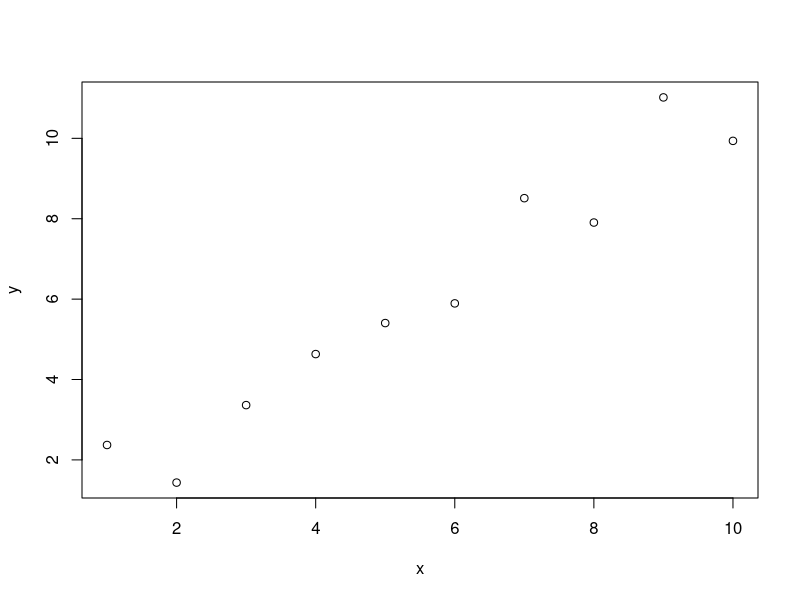
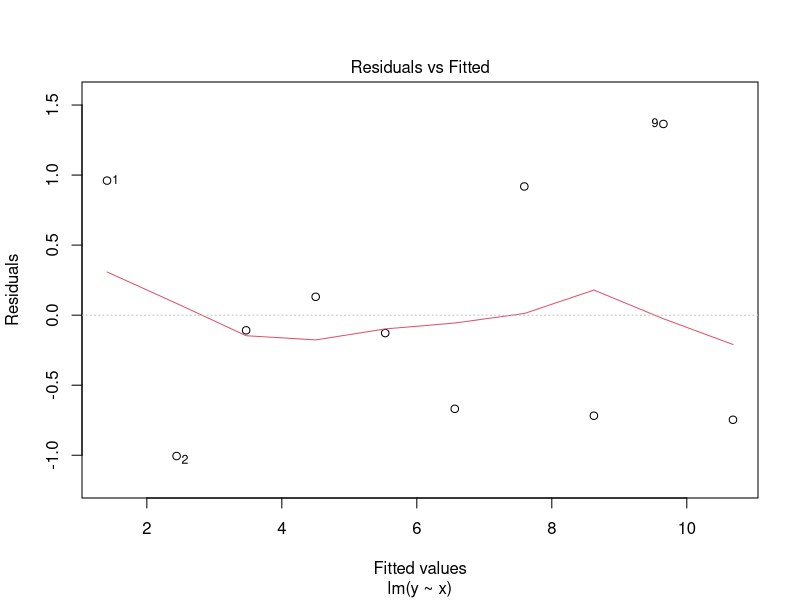
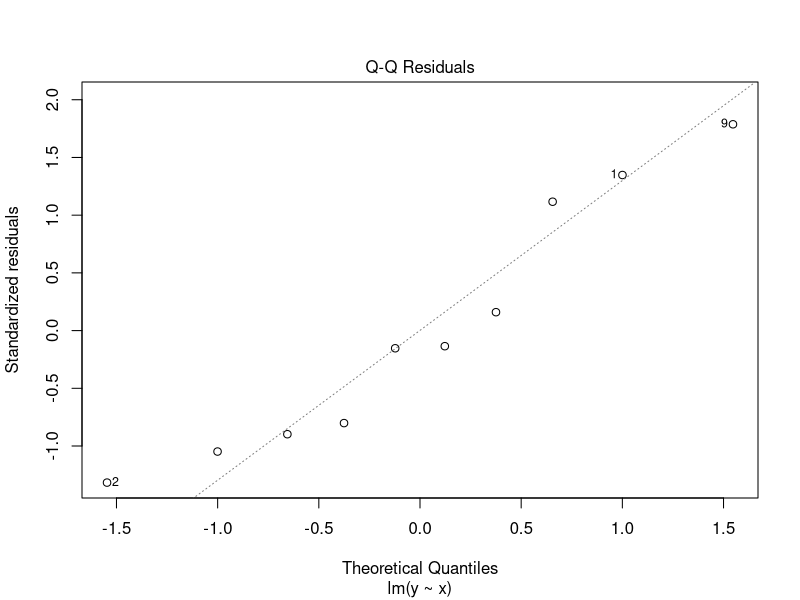
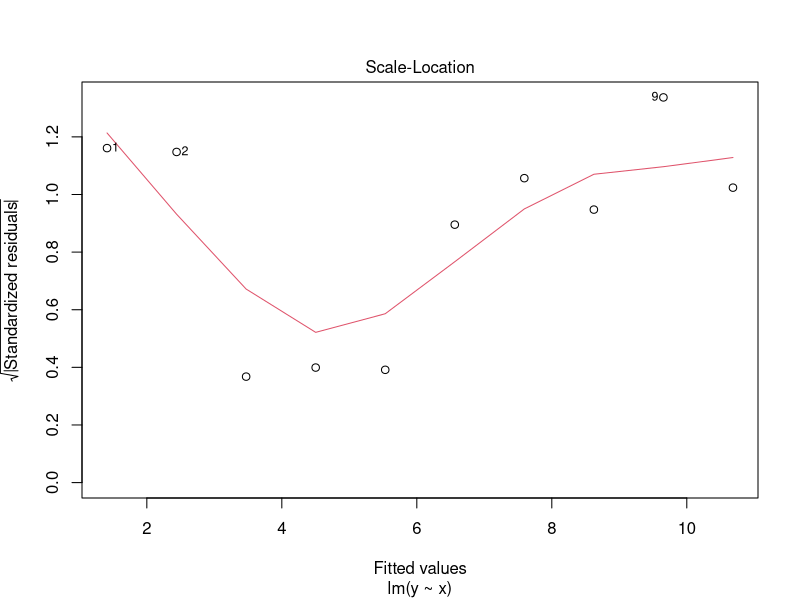
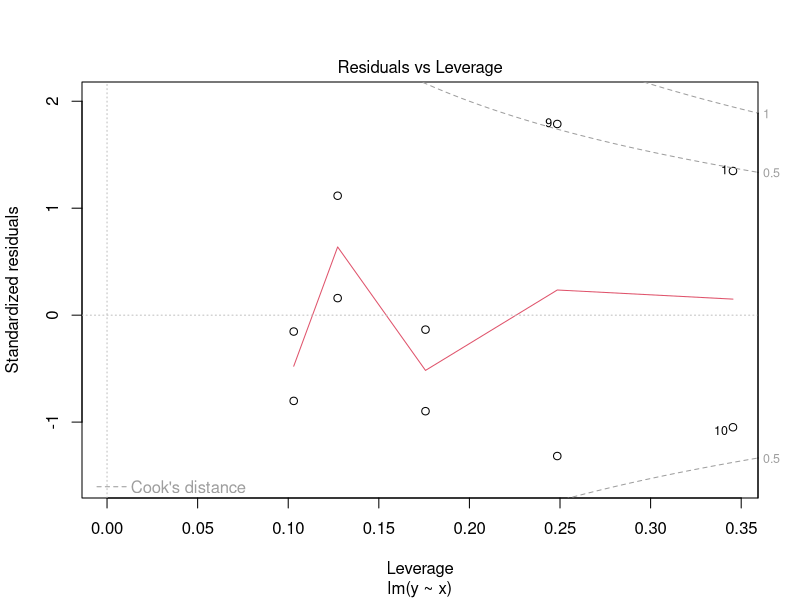
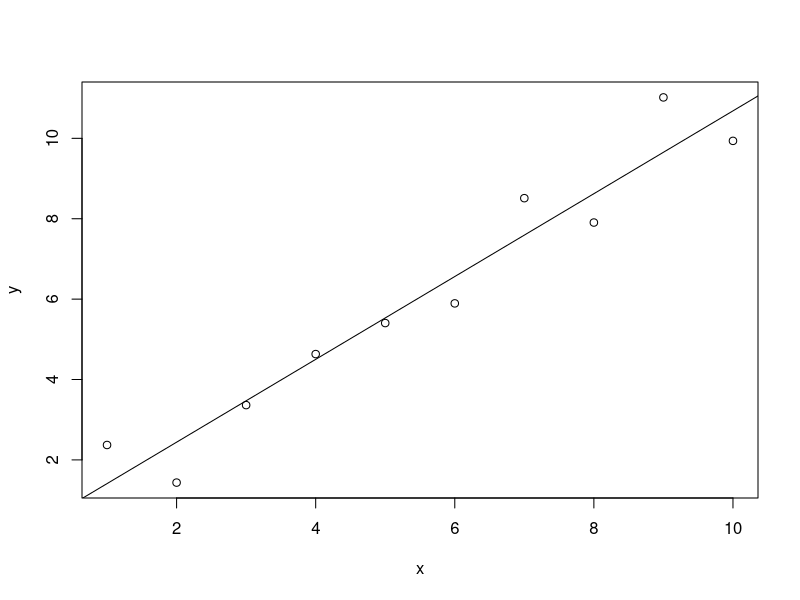

Here is the R script that generated these plots, in order:
# Strings and quotes

"this is a string"

'this is also a string'

"This is a 'string' with quotes in it"

'This is also a \'string\' with quotes in it'

# Statistical procedures

?t.test

?rnorm

set.seed(42)

x <- 1:10
e <- rnorm(10, 0, 1)
y <- x + e

t.test(x, y)
t.test(x, y, paired = TRUE)

?cor

cor(x, y)

# Modelling

plot(y~x)

model <- lm(y~x)
summary(model)
plot(model)

plot(y~x)
abline(model)

# Built-in R data sets

data()

# Let's use iris

iris

head(iris)
iris$Species
iris$Sepal.Length
mean(iris$Sepal.Length)


# Let's pretend there's a ridiculous outlier

iris$Sepal.Length[15] <- 999
iris$Sepal.Length

mean(iris$Sepal.Length)

# Sometimes a value like 999 is really just a missing observation coded a weird way. Let's replace it

iris$Sepal.Length[15] <- NA
mean(iris$Sepal.Length)

mean(iris$Sepal.Length, na.rm = TRUE)


#More about NA

NA + 4
NA * 100
1 / 0

NA == 0

q <- NA

is.na(q)
is.na(0)
!is.na(q)

is.na(iris$Sepal.Length)
sum(is.na(iris$Sepal.Length))

iris2 <- na.omit(iris)

iris[is.na(iris$Sepal.Length), ]

# Class changes

class(iris$Sepal.Length)
iris$Sepal.Length[1]
iris$Sepal.Length[1] <- "5.1"

class(iris$Sepal.Length)
mean(iris$Sepal.Length, na.rm = TRUE)

iris$Sepal.Length <- as.numeric(iris$Sepal.Length)

mean(iris$Sepal.Length, na.rm = TRUE)

# Let's do a t-test here

t.test(iris$Petal.Width[iris$Species == "virginica"], iris$Petal.Width[iris$Species == "versicolor"])



# Bonus look-ahead

library(dplyr)
t.test(iris %>% filter(Species == "virginica") %>% select(Petal.Width),
       iris %>% filter(Species == "versicolor") %>% select(Petal.Width))
